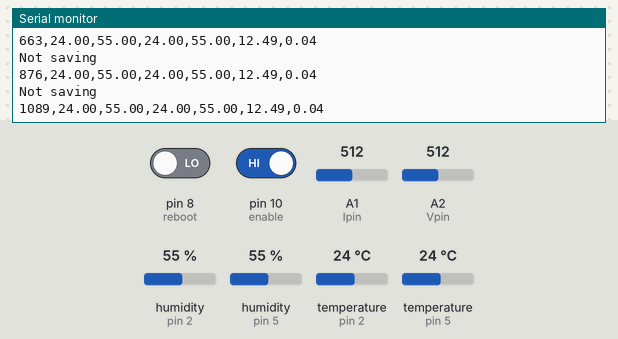
This sketch was run on a simulated Arduino Uno, built with avr-gcc and run on an emulated ATmega328P. On the bench: the last lines printed to the serial monitor. Inputs (shaded band) come from the test bench; at power-on: humidity (sensors on pin 2, pin 5) 55 %, A1 (Ipin) = 512, A2 (Vpin) = 512, pin 10 (enable) HIGH, pin 8 (reboot) LOW, temperature (sensors on pin 2, pin 5) 24 °C. Storage starts empty; EEPROM starts erased.

Above: at 1.2 s.
1.3 s: humidity (sensor on pin 2) set to 22 %
At 1.47 s:
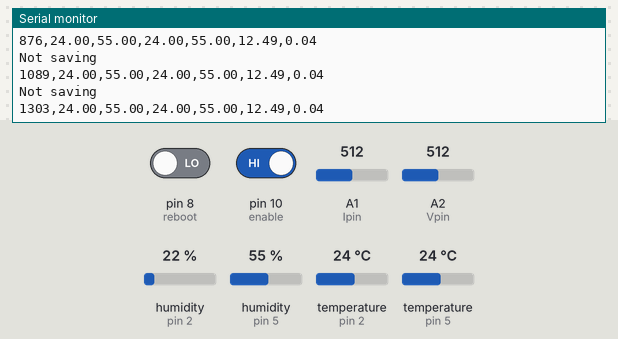
2.8 s: humidity (sensor on pin 5) set to 22 %
At 2.98 s:
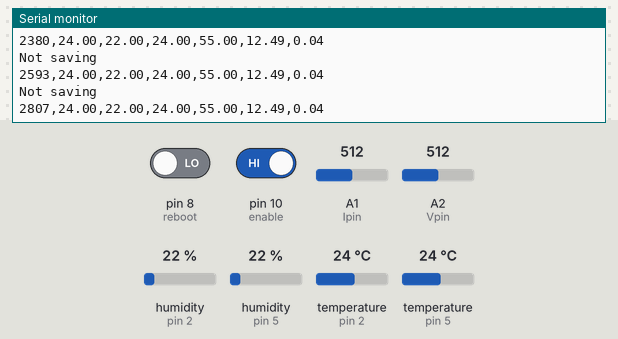
4.3 s: A1 (Ipin) set to 716
At 4.47 s:
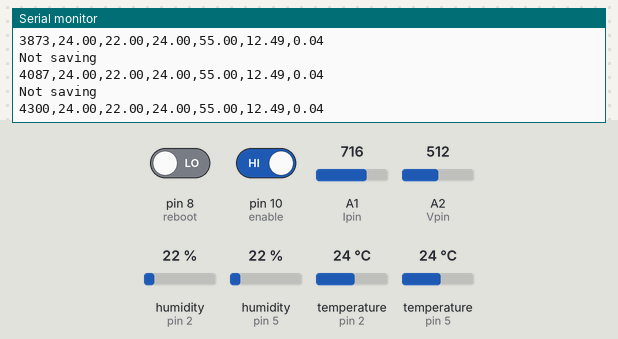
5.8 s: A2 (Vpin) set to 716
At 5.97 s:
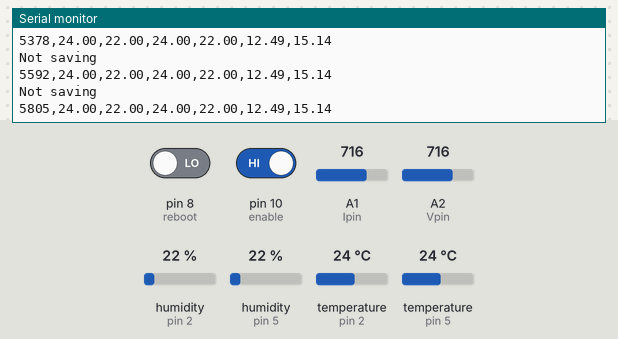
7.3 s: pin 10 (enable) driven LOW
At 7.47 s:
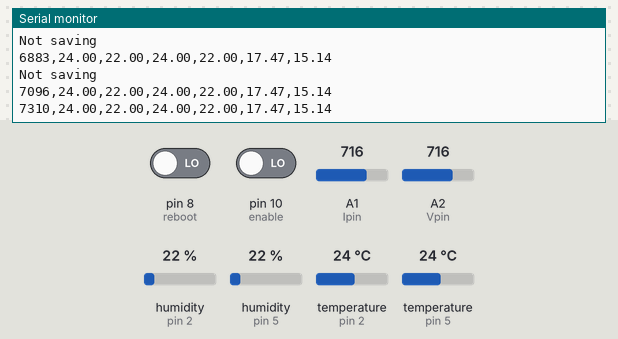
8.8 s: pin 10 (enable) driven HIGH
At 9.22 s:
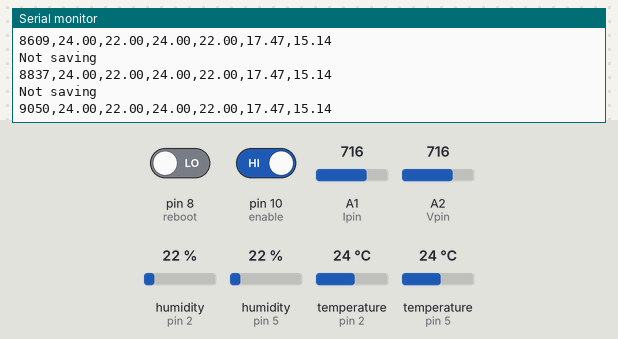
Timing chart, 0 to 11.8 s (numbered marks = the images above; inputs shaded):
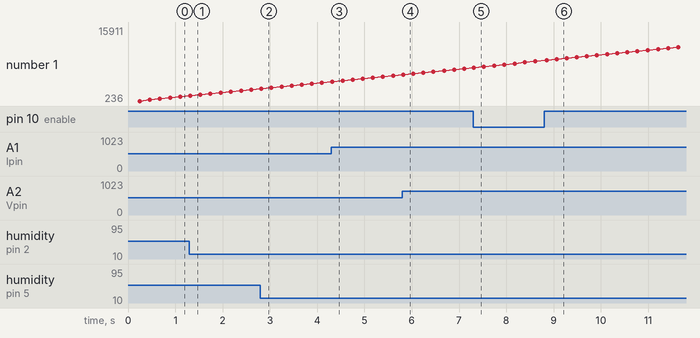

Measured:
- after the input at 7.3 s, the serial monitor: prints a new line at once (image 5)
- after the input at 8.8 s, the serial monitor: prints a new line after 0.26 s (image 6)
- plotted number 1: 7096 → 8609 after the input at 7.3 s, 8609 → 15911 after the input at 8.8 s

The sketch:

SD_05.ino
```cpp
#include <SD.h>
#include <DHT.h>    // importa la Librerias DHT
#include <DHT_U.h>
#include <EEPROM.h>

// File .txt for micro SD
File logFile;
boolean saver;
//String file = "datalog.txt";
String file = "datalog";
String ext = ".txt";
const int enable = 10;
const int reboot = 8;
const int address = 100;
int login;

// DHT22 Temperature and humidity
//Internal
int SENSOR_i = 2;
float TEMPERATURA_i;
float HUMEDAD_i;
DHT dhti(SENSOR_i, DHT22);
// Enviroment
int gndDHTe = 4;
int SENSOR_e = 5;
int powDHTe = 6;
float TEMPERATURA_e;
float HUMEDAD_e;
DHT dhte(SENSOR_e, DHT22);


// Sensor de corriente
// Voltios/Amperio sensor de 30A
float Sensibilidad = 0.066;
float Iread,Ivalue;
int Ipin = A1;

// Sensor de voltaje de 0-25 V
int Vpin = A2;
float Vvalue;

void setup(){
  Serial.begin(9600);
  pinMode(enable,INPUT);
  pinMode(reboot,INPUT);
  pinMode(powDHTe,OUTPUT);
  digitalWrite(powDHTe,HIGH);
  pinMode(gndDHTe,OUTPUT);
  digitalWrite(gndDHTe,LOW);
  dhti.begin();
  dhte.begin();
  //pinMode(SENSOR_e,INPUT);
  if (digitalRead(reboot)==1){
    rebooting();}
  setupLogging();
}

void setupLogging(){
  login = EEPROM.read(address);
  EEPROM.write(address,login+1);
  //Serial.println(login);
  file = login + ext;
  Serial.println(file);
  Serial.print(F("Iniciando SD ..."));
  if (!SD.begin(9)){
    Serial.println(F("Error al iniciar"));
    return;
  }
  Serial.println(F("Iniciado correctamente"));
}

void loop(){
  // Getting temperature value INTERNAL
  TEMPERATURA_i = dhti.readTemperature();
  // Getting humidity value INTERNAL
  HUMEDAD_i = dhti.readHumidity();
  // Getting temperature value ENVIROMENT
  TEMPERATURA_e = dhte.readTemperature();
  // Getting humidity value ENVIROMENT
  HUMEDAD_e = dhte.readHumidity();
  //V=l*(Vomax/Vimax)
  Vvalue = analogRead(Vpin)*(0.0244);
  Iread = analogRead(Ipin)*(5.0 / 1023.0);
  Ivalue=(Iread-2.5)/Sensibilidad;
  delay(200);

  // Uncoment next lines for check SD satatus
  /*Serial.print("SD value ");
  Serial.println(SD.begin(9));*/

  // Openning file and enable to write
  logFile = SD.open(file, FILE_WRITE);

  if (logFile) {
    printer();
  }
  else {
    Serial.println("Error al abrir el archivo");
    while (!logFile){
      logFile = SD.open(file, FILE_WRITE);
      if (logFile) {
        printer();
      }
      else{printerSerial();}}}}

void printer(){
  if(digitalRead(enable)==0){
    logFile.print(millis());
    Serial.print(millis());
    logFile.print(",");
    Serial.print(",");
    logFile.print(TEMPERATURA_i);
    Serial.print(TEMPERATURA_i);
    logFile.print(",");
    Serial.print(",");
    logFile.print(HUMEDAD_i);
    Serial.print(HUMEDAD_i);
    logFile.print(",");
    Serial.print(",");
    logFile.print(TEMPERATURA_e);
    Serial.print(TEMPERATURA_e);
    logFile.print(",");
    Serial.print(",");
    logFile.print(HUMEDAD_e);
    Serial.print(HUMEDAD_e);
    logFile.print(",");
    Serial.print(",");
    logFile.print(Vvalue);
    Serial.print(Vvalue);
    logFile.print(",");
    Serial.print(",");
    logFile.println(Ivalue);
    Serial.println(Ivalue);
    logFile.close();
  }else{
    Serial.println("Not saving");
    Serial.print(millis());
    Serial.print(",");
    Serial.print(TEMPERATURA_i);
    Serial.print(",");
    Serial.print(HUMEDAD_i);
    Serial.print(",");
    Serial.print(TEMPERATURA_e);
    Serial.print(",");
    Serial.print(HUMEDAD_e);
    Serial.print(",");
    Serial.print(Vvalue);
    Serial.print(",");
    Serial.println(Ivalue);
    logFile.close();
    }
  }

void printerSerial(){
    Serial.println("Not saving");
    Serial.print(millis());
    Serial.print(",");
    Serial.print(TEMPERATURA_i);
    Serial.print(",");
    Serial.print(HUMEDAD_i);
    Serial.print(",");
    Serial.print(TEMPERATURA_e);
    Serial.print(",");
    Serial.print(HUMEDAD_e);
    Serial.print(",");
    Serial.print(Vvalue);
    Serial.print(",");
    Serial.println(Ivalue);
  }


void rebooting(){
  Serial.print("Rebooting... ");
  EEPROM.write(address,0);
  for (int i=0; i<10;i++){
    Serial.print(10-i);
    Serial.print(", ");
    delay(1000);
    }
  Serial.println("Rebooting done!");
}
```
